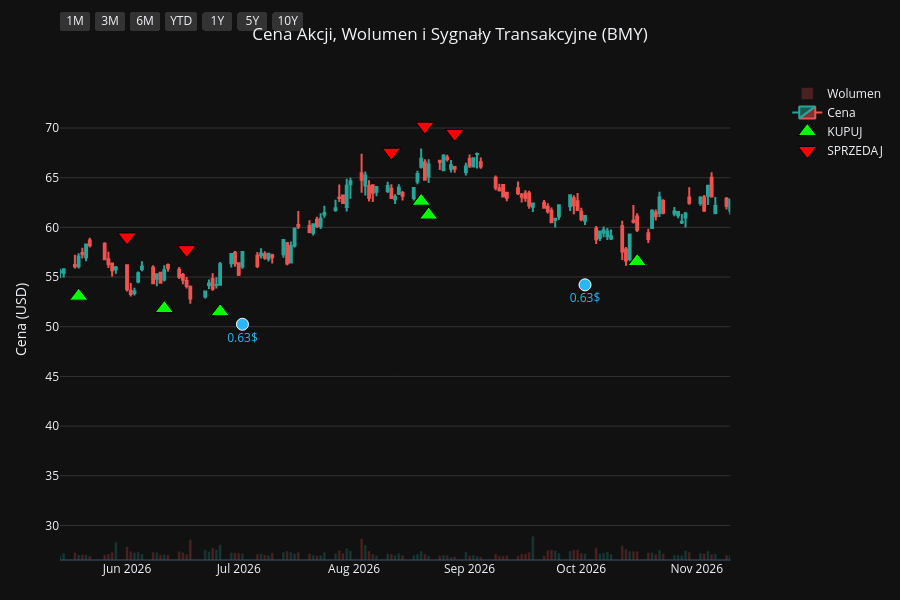
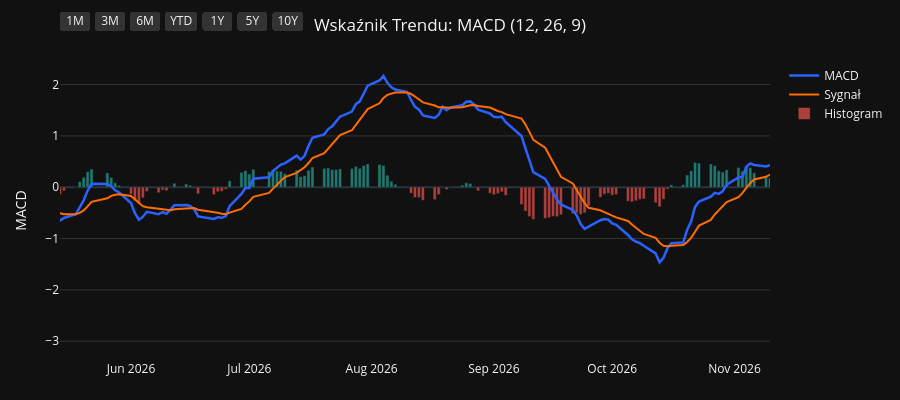
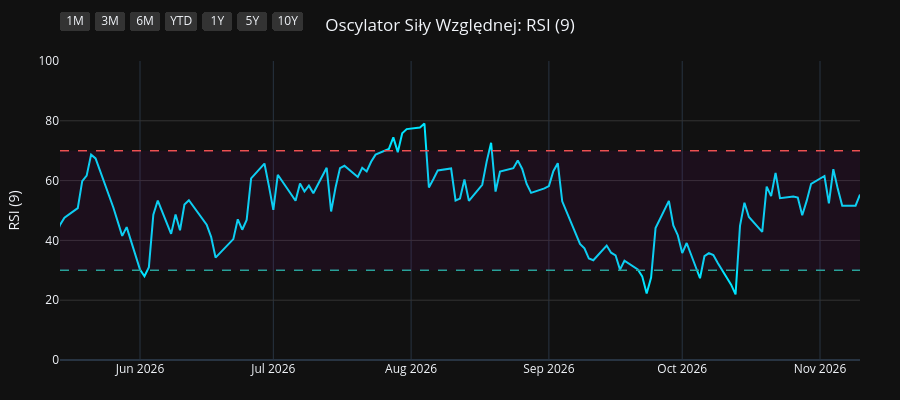
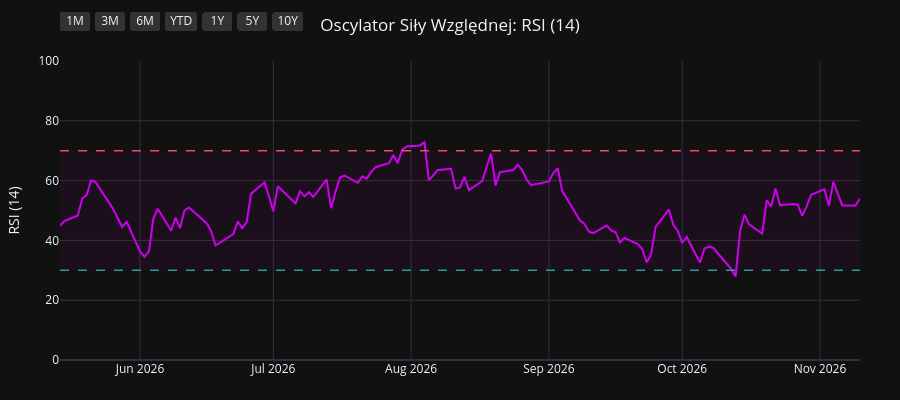

Notebook code cell kept with these figures, in order:
### Code cell
import os
import yfinance as yf
import pandas as pd
import pandas_ta as ta
import plotly.graph_objects as go
from plotly.subplots import make_subplots

# 1. Pobranie i przygotowanie danych
symbol = os.environ.get("STOCK_TICKER", "").strip().upper()
if not symbol:
    raise RuntimeError("Set STOCK_TICKER before running price_extractor.ipynb")
df = yf.Ticker(symbol).history(period="10y")
df.index = df.index.tz_localize(None)

# Wskaźniki i sygnały
df.ta.macd(fast=12, slow=26, signal=9, append=True)
df.ta.rsi(length=9, append=True)
df.ta.rsi(length=14, append=True)
df.ta.rsi(length=21, append=True)
df.dropna(inplace=True)

macd = df['MACD_12_26_9']
signal = df['MACDs_12_26_9']
wczorajszy_macd = macd.shift(1)
wczorajszy_signal = signal.shift(1)

df['Decyzja'] = 'BRAK'
df.loc[(macd > signal) & (wczorajszy_macd <= wczorajszy_signal), 'Decyzja'] = 'KUPUJ'
df.loc[(macd < signal) & (wczorajszy_macd >= wczorajszy_signal), 'Decyzja'] = 'SPRZEDAJ'

df_kupuj = df[df['Decyzja'] == 'KUPUJ']
df_sprzedaj = df[df['Decyzja'] == 'SPRZEDAJ']
df_dywidendy = df[df['Dividends'] > 0]
df_splity = df[df['Stock Splits'] > 0]

# Wspólna konfiguracja osi X
konfiguracja_osi_x = dict(
    type="date",
    showspikes=True, spikemode="across", spikesnap="cursor", spikedash="dot", spikecolor="#ffffff", spikethickness=1, hoverformat="%Y-%m-%d",
    rangeselector=dict(
        buttons=list([
            dict(count=1, label="1M", step="month", stepmode="backward"),
            dict(count=3, label="3M", step="month", stepmode="backward"),
            dict(count=6, label="6M", step="month", stepmode="backward"),
            dict(count=1, label="YTD", step="year", stepmode="todate"),
            dict(count=1, label="1Y", step="year", stepmode="backward"),
            dict(count=5, label="5Y", step="year", stepmode="backward"),
            dict(step="all", label="10Y")
        ]),
        bgcolor="#333333", activecolor="#2962ff", x=0, y=1.1
    )
)

# ==========================================
# WYKRES 1: CENA + WOLUMEN + SYGNAŁY
# ==========================================
fig1 = make_subplots(specs=[[{"secondary_y": True}]])

kolory_wolumenu = ['#26a69a' if row['Close'] >= row['Open'] else '#ef5350' for index, row in df.iterrows()]
fig1.add_trace(go.Bar(x=df.index, y=df['Volume'], marker_color=kolory_wolumenu, opacity=0.25, name='Wolumen'), secondary_y=True)
fig1.add_trace(go.Candlestick(x=df.index, open=df['Open'], high=df['High'], low=df['Low'], close=df['Close'], name='Cena', increasing_line_color='#26a69a', decreasing_line_color='#ef5350'), secondary_y=False)
fig1.add_trace(go.Scatter(x=df_kupuj.index, y=df_kupuj['Low'] * 0.95, customdata=df_kupuj[['Low', 'High']], mode='markers', marker=dict(symbol='triangle-up', size=16, color='#00ff00', line=dict(width=1, color='black')), name='KUPUJ', hovertemplate='KUPUJ<br>Najniższa: %{customdata[0]:.2f}<br>Najwyższa: %{customdata[1]:.2f}<extra></extra>'), secondary_y=False)
fig1.add_trace(go.Scatter(x=df_sprzedaj.index, y=df_sprzedaj['High'] * 1.05, customdata=df_sprzedaj[['Low', 'High']], mode='markers', marker=dict(symbol='triangle-down', size=16, color='#ff0000', line=dict(width=1, color='black')), name='SPRZEDAJ', hovertemplate='SPRZEDAJ<br>Najniższa: %{customdata[0]:.2f}<br>Najwyższa: %{customdata[1]:.2f}<extra></extra>'), secondary_y=False)

if not df_dywidendy.empty:
    fig1.add_trace(go.Scatter(x=df_dywidendy.index, y=df_dywidendy['Low'] * 0.90, mode='markers+text', marker=dict(symbol='circle', size=12, color='#29b6f6', line=dict(width=1, color='white')), text=df_dywidendy['Dividends'].apply(lambda x: f"{x}$"), textposition="bottom center", name='Dywidenda', showlegend=False, hovertemplate='Dywidenda: %{text}<extra></extra>', textfont=dict(color="#29b6f6")), secondary_y=False)
if not df_splity.empty:
                    fig1.add_trace(go.Scatter(x=df_splity.index, y=df_splity['High'], mode='markers+text', marker=dict(symbol='star', size=16, color='#ffee58', line=dict(width=1, color='black')), text=df_splity['Stock Splits'].apply(lambda x: f"{x:g}:1" if x >= 1 else f"1:{1 / x:g}"), textposition="top center", name='Split', hovertemplate='%{text}<extra></extra>', textfont=dict(color="#ffee58")), secondary_y=False)

fig1.update_layout(title=dict(text=f"Cena Akcji, Wolumen i Sygnały Transakcyjne ({symbol})", x=0.5, xanchor='center'), dragmode='pan', xaxis_rangeslider_visible=False, template='plotly_dark', height=600, hovermode='x unified', margin=dict(l=60, r=40, t=60, b=40))
fig1.update_xaxes(**konfiguracja_osi_x)
fig1.update_xaxes(range=[df.index.max() - pd.Timedelta(days=180), df.index.max()])
fig1.update_yaxes(title_text="Cena (USD)", secondary_y=False, gridcolor='#333333')
fig1.update_yaxes(range=[0, df['Volume'].max() * 4], showgrid=False, showticklabels=False, secondary_y=True)
fig1.show(config={'scrollZoom': True})

# ==========================================
# WYKRES 2: WSKAŹNIK MACD
# ==========================================
fig2 = go.Figure()
fig2.add_trace(go.Scatter(x=df.index, y=df['MACD_12_26_9'], line=dict(color='#2962ff', width=2.5), name='MACD'))
fig2.add_trace(go.Scatter(x=df.index, y=df['MACDs_12_26_9'], line=dict(color='#ff6d00', width=2), name='Sygnał'))
kolory_macd = ['#26a69a' if val >= 0 else '#ef5350' for val in df['MACDh_12_26_9']]
fig2.add_trace(go.Bar(x=df.index, y=df['MACDh_12_26_9'], marker_color=kolory_macd, name='Histogram', opacity=0.7))
fig2.update_layout(title=dict(text="Wskaźnik Trendu: MACD (12, 26, 9)", x=0.5, xanchor='center'), dragmode='pan', xaxis_rangeslider_visible=False, template='plotly_dark', height=400, hovermode='x unified', margin=dict(l=60, r=40, t=60, b=40))
fig2.update_xaxes(**konfiguracja_osi_x)
fig2.update_xaxes(range=[df.index.max() - pd.Timedelta(days=180), df.index.max()])
fig2.update_yaxes(title_text="MACD", gridcolor='#333333')
fig2.show(config={'scrollZoom': True})

# ==========================================
# WYKRES 3: OSCYLATOR RSI (9)
# ==========================================
fig3 = go.Figure()
fig3.add_trace(go.Scatter(x=df.index, y=df['RSI_9'], line=dict(color='#00e5ff', width=2), name='RSI (9)'))
fig3.add_hline(y=70, line_dash="dash", line_color="#ef5350", line_width=1.5)
fig3.add_hline(y=30, line_dash="dash", line_color="#26a69a", line_width=1.5)
fig3.add_hrect(y0=30, y1=70, line_width=0, fillcolor="purple", opacity=0.1)
fig3.update_layout(title=dict(text="Oscylator Siły Względnej: RSI (9)", x=0.5, xanchor='center'), dragmode='pan', xaxis_rangeslider_visible=False, template='plotly_dark', height=400, hovermode='x unified', margin=dict(l=60, r=40, t=60, b=40))
fig3.update_xaxes(**konfiguracja_osi_x)
fig3.update_xaxes(range=[df.index.max() - pd.Timedelta(days=180), df.index.max()])
fig3.update_yaxes(title_text="RSI (9)", range=[0, 100], gridcolor='#333333')
fig3.show(config={'scrollZoom': True})

# ==========================================
# WYKRES 4: OSCYLATOR RSI (14)
# ==========================================
fig4 = go.Figure()
fig4.add_trace(go.Scatter(x=df.index, y=df['RSI_14'], line=dict(color='#d500f9', width=2), name='RSI (14)'))
fig4.add_hline(y=70, line_dash="dash", line_color="#ef5350", line_width=1.5)
fig4.add_hline(y=30, line_dash="dash", line_color="#26a69a", line_width=1.5)
fig4.add_hrect(y0=30, y1=70, line_width=0, fillcolor="purple", opacity=0.1)
fig4.update_layout(title=dict(text="Oscylator Siły Względnej: RSI (14)", x=0.5, xanchor='center'), dragmode='pan', xaxis_rangeslider_visible=False, template='plotly_dark', height=400, hovermode='x unified', margin=dict(l=60, r=40, t=60, b=40))
fig4.update_xaxes(**konfiguracja_osi_x)
fig4.update_xaxes(range=[df.index.max() - pd.Timedelta(days=180), df.index.max()])
fig4.update_yaxes(title_text="RSI (14)", range=[0, 100], gridcolor='#333333')
fig4.show(config={'scrollZoom': True})

# ==========================================
# WYKRES 5: OSCYLATOR RSI (21)
# ==========================================
fig5 = go.Figure()
fig5.add_trace(go.Scatter(x=df.index, y=df['RSI_21'], line=dict(color='#64dd17', width=2), name='RSI (21)'))
fig5.add_hline(y=70, line_dash="dash", line_color="#ef5350", line_width=1.5)
fig5.add_hline(y=30, line_dash="dash", line_color="#26a69a", line_width=1.5)
fig5.add_hrect(y0=30, y1=70, line_width=0, fillcolor="purple", opacity=0.1)
fig5.update_layout(title=dict(text="Oscylator Siły Względnej: RSI (21)", x=0.5, xanchor='center'), dragmode='pan', xaxis_rangeslider_visible=False, template='plotly_dark', height=400, hovermode='x unified', margin=dict(l=60, r=40, t=60, b=40))
fig5.update_xaxes(**konfiguracja_osi_x)
fig5.update_xaxes(range=[df.index.max() - pd.Timedelta(days=180), df.index.max()])
fig5.update_yaxes(title_text="RSI (21)", range=[0, 100], gridcolor='#333333')
fig5.show(config={'scrollZoom': True})

### Figure 1 — Plotly figure (JSON) as saved in the notebook; plotly's stock layout.template omitted (floating-point values rounded to 4 significant figures; data arrays with more than 128 entries replaced by an {"elided": "..."} marker saying what was removed)
{"data": [{"marker": {"color": {"elided": "2479 str values"}}, "name": "Wolumen", "opacity": 0.25, "type": "bar", "x": {"elided": "2479 str values"}, "xaxis": "x", "y": {"elided": "2479 int values"}, "yaxis": "y2"}, {"close": {"elided": "2479 float values"}, "decreasing": {"line": {"color": "#ef5350"}}, "high": {"elided": "2479 float values"}, "increasing": {"line": {"color": "#26a69a"}}, "low": {"elided": "2479 float values"}, "name": "Cena", "open": {"elided": "2479 float values"}, "type": "candlestick", "x": {"elided": "2479 str values"}, "xaxis": "x", "yaxis": "y"}, {"customdata": {"elided": "101x2 float values"}, "hovertemplate": "KUPUJ<br>Najniższa: %{customdata[0]:.2f}<br>Najwyższa: %{customdata[1]:.2f}<extra></extra>", "marker": {"color": "#00ff00", "line": {"color": "black", "width": 1}, "size": 16, "symbol": "triangle-up"}, "mode": "markers", "name": "KUPUJ", "type": "scatter", "x": ["2017-01-05T00:00:00", "2017-02-06T00:00:00", "2017-04-21T00:00:00", "2017-06-02T00:00:00", "2017-06-13T00:00:00", "2017-07-26T00:00:00", "2017-07-31T00:00:00", "2017-08-04T00:00:00", "2017-08-22T00:00:00", "2017-10-12T00:00:00", "2017-11-27T00:00:00", "2018-01-05T00:00:00", "2018-02-13T00:00:00", "2018-05-01T00:00:00", "2018-07-24T00:00:00", "2018-08-16T00:00:00", "2018-09-21T00:00:00", "2018-09-27T00:00:00", "2018-11-05T00:00:00", "2018-12-31T00:00:00", "2019-01-15T00:00:00", "2019-02-28T00:00:00", "2019-04-16T00:00:00", "2019-04-25T00:00:00", "2019-06-07T00:00:00", "2019-07-26T00:00:00", "2019-09-11T00:00:00", "2019-10-10T00:00:00", "2019-12-05T00:00:00", "2020-01-13T00:00:00", "2020-02-10T00:00:00", "2020-03-27T00:00:00", "2020-05-12T00:00:00", "2020-06-25T00:00:00", "2020-08-05T00:00:00", "2020-09-28T00:00:00", "2020-11-04T00:00:00", "2020-12-17T00:00:00", "2020-12-31T00:00:00", "2021-02-23T00:00:00", "2021-03-10T00:00:00", "2021-04-13T00:00:00", "2021-05-18T00:00:00", "2021-06-11T00:00:00", "2021-07-02T00:00:00", "2021-07-23T00:00:00", "2021-08-20T00:00:00", "2021-10-01T00:00:00", "2021-10-14T00:00:00", "2021-12-07T00:00:00", "2022-01-07T00:00:00", "2022-02-07T00:00:00", "2022-02-25T00:00:00", "2022-03-17T00:00:00", "2022-06-22T00:00:00", "2022-07-28T00:00:00", "2022-08-09T00:00:00", "2022-09-12T00:00:00", "2022-10-13T00:00:00", "2022-12-01T00:00:00", "2023-01-11T00:00:00", "2023-03-20T00:00:00", "2023-05-11T00:00:00", "2023-06-05T00:00:00", "2023-07-05T00:00:00", "2023-07-20T00:00:00", "2023-08-14T00:00:00", "2023-10-11T00:00:00", "2023-11-15T00:00:00", "2023-11-24T00:00:00", "2024-02-09T00:00:00", "2024-03-28T00:00:00", "2024-05-10T00:00:00", "2024-06-03T00:00:00", "2024-07-09T00:00:00", "2024-08-16T00:00:00", "2024-09-24T00:00:00", "2024-09-27T00:00:00", "2024-10-31T00:00:00", "2025-01-21T00:00:00", "2025-02-25T00:00:00", "2025-04-30T00:00:00", "2025-05-16T00:00:00", "2025-07-03T00:00:00", "2025-08-12T00:00:00", "2025-10-01T00:00:00", "2025-10-21T00:00:00", "2025-10-30T00:00:00", "2025-11-25T00:00:00", "2026-01-08T00:00:00", "2026-02-04T00:00:00", "2026-03-02T00:00:00", "2026-03-31T00:00:00", "2026-04-17T00:00:00", "2026-04-30T00:00:00", "2026-05-19T00:00:00", "2026-06-11T00:00:00", "2026-06-26T00:00:00", "2026-08-19T00:00:00", "2026-08-21T00:00:00", "2026-10-16T00:00:00"], "xaxis": "x", "y": [39.74, 33.88, 35.87, 36.79, 36.38, 37.72, 37.72, 37.73, 38.5, 44.37, 41.94, 42.31, 43.14, 35.75, 39.1, 41.81, 43.08, 42.88, 35.96, 35.83, 33.97, 36.15, 32.82, 31.8, 33.18, 31.88, 35.01, 36.6, 42.7, 47.81, 48.13, 37.21, 46.37, 42.55, 44.15, 43.81, 47.73, 46.41, 46.01, 45.3, 45.63, 47.72, 49.53, 50.79, 50.82, 51.94, 52.33, 45.3, 44.03, 43.98, 47.69, 50.64, 52.69, 53.98, 59.81, 57.87, 58.53, 57.1, 54.56, 63.75, 57.01, 53.17, 55.0, 53.16, 51.73, 50.92, 49.98, 46.47, 41.36, 40.8, 40.46, 44.54, 37.39, 34.72, 34.03, 42.0, 42.68, 43.45, 46.41, 49.54, 50.96, 43.52, 40.56, 41.9, 41.26, 40.95, 39.42, 39.29, 43.75, 51.36, 51.93, 57.04, 55.14, 54.43, 53.36, 53.07, 51.83, 51.51, 62.63, 61.24, 56.56], "yaxis": "y"}, {"customdata": {"elided": "100x2 float values"}, "hovertemplate": "SPRZEDAJ<br>Najniższa: %{customdata[0]:.2f}<br>Najwyższa: %{customdata[1]:.2f}<extra></extra>", "marker": {"color": "#ff0000", "line": {"color": "black", "width": 1}, "size": 16, "symbol": "triangle-down"}, "mode": "markers", "name": "SPRZEDAJ", "type": "scatter", "x": ["2017-01-11T00:00:00", "2017-03-16T00:00:00", "2017-05-16T00:00:00", "2017-06-05T00:00:00", "2017-07-11T00:00:00", "2017-07-27T00:00:00", "2017-08-03T00:00:00", "2017-08-21T00:00:00", "2017-09-25T00:00:00", "2017-10-13T00:00:00", "2017-12-19T00:00:00", "2018-02-05T00:00:00", "2018-03-01T00:00:00", "2018-07-23T00:00:00", "2018-08-10T00:00:00", "2018-08-20T00:00:00", "2018-09-26T00:00:00", "2018-10-10T00:00:00", "2018-12-17T00:00:00", "2019-01-03T00:00:00", "2019-02-26T00:00:00", "2019-03-11T00:00:00", "2019-04-24T00:00:00", "2019-05-28T00:00:00", "2019-06-25T00:00:00", "2019-09-09T00:00:00", "2019-09-26T00:00:00", "2019-11-15T00:00:00", "2019-12-24T00:00:00", "2020-01-24T00:00:00", "2020-02-18T00:00:00", "2020-05-01T00:00:00", "2020-05-20T00:00:00", "2020-07-27T00:00:00", "2020-08-24T00:00:00", "2020-10-23T00:00:00", "2020-11-19T00:00:00", "2020-12-23T00:00:00", "2021-01-26T00:00:00", "2021-03-04T00:00:00", "2021-04-07T00:00:00", "2021-04-29T00:00:00", "2021-05-28T00:00:00", "2021-06-22T00:00:00", "2021-07-19T00:00:00", "2021-08-06T00:00:00", "2021-08-25T00:00:00", "2021-10-11T00:00:00", "2021-11-22T00:00:00", "2022-01-06T00:00:00", "2022-01-21T00:00:00", "2022-02-24T00:00:00", "2022-03-07T00:00:00", "2022-04-19T00:00:00", "2022-07-07T00:00:00", "2022-08-02T00:00:00", "2022-08-24T00:00:00", "2022-10-10T00:00:00", "2022-11-14T00:00:00", "2022-12-06T00:00:00", "2023-02-14T00:00:00", "2023-04-26T00:00:00", "2023-05-16T00:00:00", "2023-06-29T00:00:00", "2023-07-07T00:00:00", "2023-07-28T00:00:00", "2023-09-06T00:00:00", "2023-10-26T00:00:00", "2023-11-20T00:00:00", "2024-01-11T00:00:00", "2024-03-18T00:00:00", "2024-04-02T00:00:00", "2024-05-22T00:00:00", "2024-07-03T00:00:00", "2024-08-08T00:00:00", "2024-08-20T00:00:00", "2024-09-25T00:00:00", "2024-10-14T00:00:00", "2024-12-03T00:00:00", "2025-02-06T00:00:00", "2025-03-18T00:00:00", "2025-05-14T00:00:00", "2025-06-18T00:00:00", "2025-07-30T00:00:00", "2025-08-28T00:00:00", "2025-10-13T00:00:00", "2025-10-28T00:00:00", "2025-11-19T00:00:00", "2025-12-29T00:00:00", "2026-01-16T00:00:00", "2026-02-26T00:00:00", "2026-03-03T00:00:00", "2026-04-13T00:00:00", "2026-04-27T00:00:00", "2026-05-01T00:00:00", "2026-06-01T00:00:00", "2026-06-17T00:00:00", "2026-08-11T00:00:00", "2026-08-20T00:00:00", "2026-08-28T00:00:00"], "xaxis": "x", "y": [43.6, 42.64, 41.24, 40.55, 42.14, 40.89, 41.97, 42.76, 47.84, 49.95, 47.43, 50.12, 50.6, 43.31, 46.13, 47.12, 48.1, 49.16, 40.69, 37.25, 39.78, 40.32, 35.94, 37.27, 36.74, 38.57, 39.94, 47.19, 50.92, 53.95, 54.14, 49.61, 51.55, 48.14, 51.3, 50.66, 51.63, 51.0, 54.76, 50.85, 52.57, 54.86, 55.65, 56.14, 56.95, 57.92, 57.84, 49.32, 49.79, 53.21, 55.91, 57.84, 59.62, 66.7, 66.59, 65.28, 63.88, 61.09, 68.51, 71.51, 65.18, 62.38, 60.95, 57.64, 57.26, 55.5, 54.51, 50.4, 45.73, 46.79, 48.6, 49.2, 40.1, 37.93, 44.65, 46.98, 48.65, 50.48, 57.55, 57.49, 58.35, 45.86, 46.36, 46.86, 47.25, 44.46, 43.62, 47.25, 55.02, 57.53, 62.66, 63.01, 60.53, 60.76, 61.75, 59.04, 57.76, 67.57, 70.19, 69.46], "yaxis": "y"}, {"hovertemplate": "Dywidenda: %{text}<extra></extra>", "marker": {"color": "#29b6f6", "line": {"color": "white", "width": 1}, "size": 12, "symbol": "circle"}, "mode": "markers+text", "name": "Dywidenda", "showlegend": false, "text": ["0.39$", "0.39$", "0.39$", "0.39$", "0.4$", "0.4$", "0.4$", "0.4$", "0.41$", "0.41$", "0.41$", "0.41$", "0.45$", "0.45$", "0.45$", "0.45$", "0.49$", "0.49$", "0.49$", "0.49$", "0.54$", "0.54$", "0.54$", "0.54$", "0.57$", "0.57$", "0.57$", "0.57$", "0.6$", "0.6$", "0.6$", "0.6$", "0.62$", "0.62$", "0.62$", "0.62$", "0.63$", "0.63$", "0.63$", "0.63$"], "textfont": {"color": "#29b6f6"}, "textposition": "bottom center", "type": "scatter", "x": ["2017-01-04T00:00:00", "2017-04-05T00:00:00", "2017-07-05T00:00:00", "2017-10-05T00:00:00", "2018-01-04T00:00:00", "2018-04-05T00:00:00", "2018-07-05T00:00:00", "2018-10-04T00:00:00", "2019-01-03T00:00:00", "2019-04-04T00:00:00", "2019-07-03T00:00:00", "2019-10-03T00:00:00", "2020-01-02T00:00:00", "2020-04-02T00:00:00", "2020-07-02T00:00:00", "2020-10-01T00:00:00", "2020-12-31T00:00:00", "2021-03-31T00:00:00", "2021-07-01T00:00:00", "2021-09-30T00:00:00", "2022-01-06T00:00:00", "2022-03-31T00:00:00", "2022-06-30T00:00:00", "2022-10-06T00:00:00", "2023-01-05T00:00:00", "2023-04-06T00:00:00", "2023-07-06T00:00:00", "2023-10-05T00:00:00", "2024-01-04T00:00:00", "2024-04-04T00:00:00", "2024-07-05T00:00:00", "2024-10-04T00:00:00", "2025-01-03T00:00:00", "2025-04-04T00:00:00", "2025-07-03T00:00:00", "2025-10-03T00:00:00", "2026-01-02T00:00:00", "2026-04-02T00:00:00", "2026-07-02T00:00:00", "2026-10-02T00:00:00"], "xaxis": "x", "y": [37.47, 33.89, 35.77, 41.28, 39.63, 40.79, 36.26, 41.17, 29.7, 31.23, 31.54, 33.4, 43.75, 37.43, 41.36, 42.29, 43.59, 45.23, 48.09, 43.28, 44.92, 54.27, 57.12, 52.74, 54.39, 53.36, 48.96, 43.62, 40.67, 40.94, 31.94, 43.75, 46.73, 45.91, 39.69, 38.48, 46.16, 52.06, 50.25, 54.22], "yaxis": "y"}], "layout": {"dragmode": "pan", "height": 600, "hovermode": "x unified", "margin": {"b": 40, "l": 60, "r": 40, "t": 60}, "title": {"text": "Cena Akcji, Wolumen i Sygnały Transakcyjne (BMY)", "x": 0.5, "xanchor": "center"}, "xaxis": {"anchor": "y", "domain": [0.0, 0.94], "hoverformat": "%Y-%m-%d", "range": ["2026-05-14T00:00:00", "2026-11-10T00:00:00"], "rangeselector": {"activecolor": "#2962ff", "bgcolor": "#333333", "buttons": [{"count": 1, "label": "1M", "step": "month", "stepmode": "backward"}, {"count": 3, "label": "3M", "step": "month", "stepmode": "backward"}, {"count": 6, "label": "6M", "step": "month", "stepmode": "backward"}, {"count": 1, "label": "YTD", "step": "year", "stepmode": "todate"}, {"count": 1, "label": "1Y", "step": "year", "stepmode": "backward"}, {"count": 5, "label": "5Y", "step": "year", "stepmode": "backward"}, {"label": "10Y", "step": "all"}], "x": 0, "y": 1.1}, "rangeslider": {"visible": false}, "showspikes": true, "spikecolor": "#ffffff", "spikedash": "dot", "spikemode": "across", "spikesnap": "cursor", "spikethickness": 1, "type": "date"}, "yaxis": {"anchor": "x", "domain": [0.0, 1.0], "gridcolor": "#333333", "title": {"text": "Cena (USD)"}}, "yaxis2": {"anchor": "x", "overlaying": "y", "range": [0, 741652800], "showgrid": false, "showticklabels": false, "side": "right"}}}

### Figure 2 — Plotly figure (JSON) as saved in the notebook; plotly's stock layout.template omitted (floating-point values rounded to 4 significant figures; data arrays with more than 128 entries replaced by an {"elided": "..."} marker saying what was removed)
{"data": [{"line": {"color": "#2962ff", "width": 2.5}, "name": "MACD", "type": "scatter", "x": {"elided": "2479 str values"}, "y": {"elided": "2479 float values"}}, {"line": {"color": "#ff6d00", "width": 2}, "name": "Sygnał", "type": "scatter", "x": {"elided": "2479 str values"}, "y": {"elided": "2479 float values"}}, {"marker": {"color": {"elided": "2479 str values"}}, "name": "Histogram", "opacity": 0.7, "type": "bar", "x": {"elided": "2479 str values"}, "y": {"elided": "2479 float values"}}], "layout": {"dragmode": "pan", "height": 400, "hovermode": "x unified", "margin": {"b": 40, "l": 60, "r": 40, "t": 60}, "title": {"text": "Wskaźnik Trendu: MACD (12, 26, 9)", "x": 0.5, "xanchor": "center"}, "xaxis": {"hoverformat": "%Y-%m-%d", "range": ["2026-05-14T00:00:00", "2026-11-10T00:00:00"], "rangeselector": {"activecolor": "#2962ff", "bgcolor": "#333333", "buttons": [{"count": 1, "label": "1M", "step": "month", "stepmode": "backward"}, {"count": 3, "label": "3M", "step": "month", "stepmode": "backward"}, {"count": 6, "label": "6M", "step": "month", "stepmode": "backward"}, {"count": 1, "label": "YTD", "step": "year", "stepmode": "todate"}, {"count": 1, "label": "1Y", "step": "year", "stepmode": "backward"}, {"count": 5, "label": "5Y", "step": "year", "stepmode": "backward"}, {"label": "10Y", "step": "all"}], "x": 0, "y": 1.1}, "rangeslider": {"visible": false}, "showspikes": true, "spikecolor": "#ffffff", "spikedash": "dot", "spikemode": "across", "spikesnap": "cursor", "spikethickness": 1, "type": "date"}, "yaxis": {"gridcolor": "#333333", "title": {"text": "MACD"}}}}

### Figure 3 — Plotly figure (JSON) as saved in the notebook; plotly's stock layout.template omitted (floating-point values rounded to 4 significant figures; data arrays with more than 128 entries replaced by an {"elided": "..."} marker saying what was removed)
{"data": [{"line": {"color": "#00e5ff", "width": 2}, "name": "RSI (9)", "type": "scatter", "x": {"elided": "2479 str values"}, "y": {"elided": "2479 float values"}}], "layout": {"dragmode": "pan", "height": 400, "hovermode": "x unified", "margin": {"b": 40, "l": 60, "r": 40, "t": 60}, "shapes": [{"line": {"color": "#ef5350", "dash": "dash", "width": 1.5}, "type": "line", "x0": 0, "x1": 1, "xref": "x domain", "y0": 70, "y1": 70, "yref": "y"}, {"line": {"color": "#26a69a", "dash": "dash", "width": 1.5}, "type": "line", "x0": 0, "x1": 1, "xref": "x domain", "y0": 30, "y1": 30, "yref": "y"}, {"fillcolor": "purple", "line": {"width": 0}, "opacity": 0.1, "type": "rect", "x0": 0, "x1": 1, "xref": "x domain", "y0": 30, "y1": 70, "yref": "y"}], "title": {"text": "Oscylator Siły Względnej: RSI (9)", "x": 0.5, "xanchor": "center"}, "xaxis": {"hoverformat": "%Y-%m-%d", "range": ["2026-05-14T00:00:00", "2026-11-10T00:00:00"], "rangeselector": {"activecolor": "#2962ff", "bgcolor": "#333333", "buttons": [{"count": 1, "label": "1M", "step": "month", "stepmode": "backward"}, {"count": 3, "label": "3M", "step": "month", "stepmode": "backward"}, {"count": 6, "label": "6M", "step": "month", "stepmode": "backward"}, {"count": 1, "label": "YTD", "step": "year", "stepmode": "todate"}, {"count": 1, "label": "1Y", "step": "year", "stepmode": "backward"}, {"count": 5, "label": "5Y", "step": "year", "stepmode": "backward"}, {"label": "10Y", "step": "all"}], "x": 0, "y": 1.1}, "rangeslider": {"visible": false}, "showspikes": true, "spikecolor": "#ffffff", "spikedash": "dot", "spikemode": "across", "spikesnap": "cursor", "spikethickness": 1, "type": "date"}, "yaxis": {"gridcolor": "#333333", "range": [0, 100], "title": {"text": "RSI (9)"}}}}

### Figure 4 — Plotly figure (JSON) as saved in the notebook; plotly's stock layout.template omitted (floating-point values rounded to 4 significant figures; data arrays with more than 128 entries replaced by an {"elided": "..."} marker saying what was removed)
{"data": [{"line": {"color": "#d500f9", "width": 2}, "name": "RSI (14)", "type": "scatter", "x": {"elided": "2479 str values"}, "y": {"elided": "2479 float values"}}], "layout": {"dragmode": "pan", "height": 400, "hovermode": "x unified", "margin": {"b": 40, "l": 60, "r": 40, "t": 60}, "shapes": [{"line": {"color": "#ef5350", "dash": "dash", "width": 1.5}, "type": "line", "x0": 0, "x1": 1, "xref": "x domain", "y0": 70, "y1": 70, "yref": "y"}, {"line": {"color": "#26a69a", "dash": "dash", "width": 1.5}, "type": "line", "x0": 0, "x1": 1, "xref": "x domain", "y0": 30, "y1": 30, "yref": "y"}, {"fillcolor": "purple", "line": {"width": 0}, "opacity": 0.1, "type": "rect", "x0": 0, "x1": 1, "xref": "x domain", "y0": 30, "y1": 70, "yref": "y"}], "title": {"text": "Oscylator Siły Względnej: RSI (14)", "x": 0.5, "xanchor": "center"}, "xaxis": {"hoverformat": "%Y-%m-%d", "range": ["2026-05-14T00:00:00", "2026-11-10T00:00:00"], "rangeselector": {"activecolor": "#2962ff", "bgcolor": "#333333", "buttons": [{"count": 1, "label": "1M", "step": "month", "stepmode": "backward"}, {"count": 3, "label": "3M", "step": "month", "stepmode": "backward"}, {"count": 6, "label": "6M", "step": "month", "stepmode": "backward"}, {"count": 1, "label": "YTD", "step": "year", "stepmode": "todate"}, {"count": 1, "label": "1Y", "step": "year", "stepmode": "backward"}, {"count": 5, "label": "5Y", "step": "year", "stepmode": "backward"}, {"label": "10Y", "step": "all"}], "x": 0, "y": 1.1}, "rangeslider": {"visible": false}, "showspikes": true, "spikecolor": "#ffffff", "spikedash": "dot", "spikemode": "across", "spikesnap": "cursor", "spikethickness": 1, "type": "date"}, "yaxis": {"gridcolor": "#333333", "range": [0, 100], "title": {"text": "RSI (14)"}}}}
